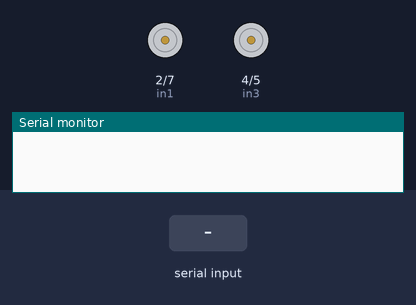
Recording of a sketch running on a simulated Arduino Uno, built with avr-gcc and run on an emulated ATmega328P. On the bench: motor-driver pin pairs drawn as motors (green arrow = first pin HIGH = forward, orange = second pin HIGH = backward, longer = more drive, scaled by the enable pin), the last lines printed to the serial monitor. The test bench sets the inputs (shaded band).

Above: at 1.2 s.
1.3 s: "F" received over Serial
At 2.5 s:
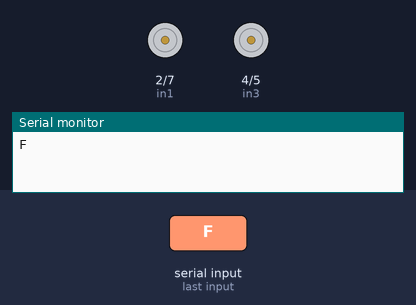
2.8 s: "B" received over Serial
At 3.8 s:
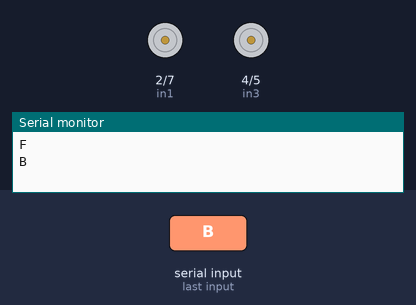
4.3 s: "L" received over Serial
At 5.0 s:
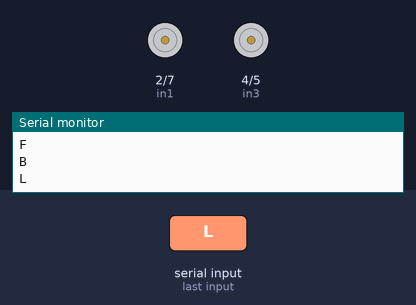
5.8 s: "R" received over Serial
At 6.2 s:
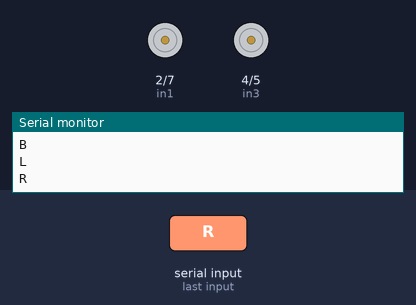
7.3 s: "F" received over Serial
At 8.5 s:
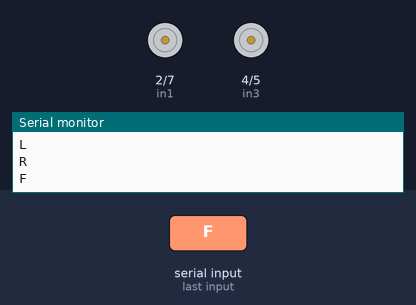
8.8 s: "B" received over Serial
At 9.8 s:
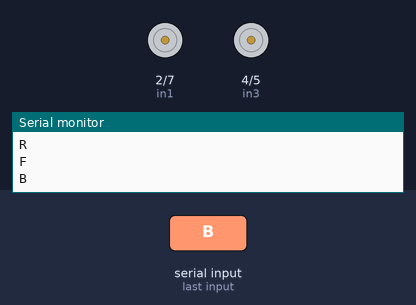
Timing chart, 0 to 11.3 s (numbered marks = the images above; inputs shaded):
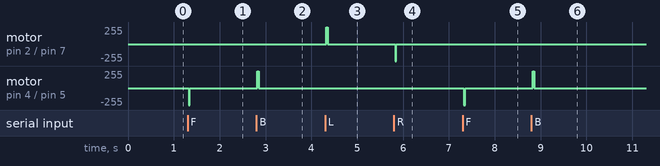

The sketch:

bluetoothCar.ino
```cpp
int enB = 10; // Enable input for back motor
int in3 = 4; // Signal input 3 for back motor
int in4 = 5; // Signal input 4 for back motor

int enA = 3; // Enable input for front motor
int in1 = 2; // Signal input 1 for front motor
int in2 = 7; // Signal input 2 for front motor

char data;

void setup() {
  // Begin the serial commuication with baudrate of 9600
  Serial.begin(9600);

  //Set the pin modes to Output for back motor
  pinMode(enB, OUTPUT);
  pinMode(in3, OUTPUT);
  pinMode(in4, OUTPUT);

  //Set the pin modes to Output for front motor
  pinMode(enA, OUTPUT);
  pinMode(in1, OUTPUT);
  pinMode(in2, OUTPUT);
}

void loop()
{

  //Initalize the back motor
  digitalWrite(in3, LOW);
  digitalWrite(in4, LOW);

  //Initialize the front motor
  digitalWrite(in1, LOW);
  digitalWrite(in2, LOW);

  if(Serial.available() > 0) //Check if any data is being transferred
   {
      data= Serial.read(); // Reading the data received from the bluetooth module

      switch(data)
      {
         case 'F': // Rotate back motor forward
               goForward();
               break;

         case 'B': //Rotate back motor backward
               goBackward();
               break;

         case 'L': //Turn front motor left
                turnLeft();
                break;

         case 'R': //Turn front motor right
                turnRight();
                break;

         case 'S': //Stop both motors
                Stop();
                break;
      }
      Serial.println(data);
   }

    delay(30); //Set delay for 50 milliseconds
//    if(!(Serial.available() > 0)){
//          toCentre(); // Recentering both motors
//    }
    data = '\0'; // Setting the value of data to null character
   // Serial.println(data);

}

void goForward()
{
  analogWrite(enB, 255);
  digitalWrite(in3, LOW);
  digitalWrite(in4, HIGH);
}

void goBackward()
{
   analogWrite(enB, 255);
   digitalWrite(in3, HIGH);
   digitalWrite(in4, LOW);
}

void turnLeft()
{
  analogWrite(enA, 255);
  digitalWrite(in1, HIGH);
  digitalWrite(in2, LOW);
}
void turnRight()
{
  analogWrite(enA, 255);
  digitalWrite(in1, LOW);
  digitalWrite(in2, HIGH);
}
void Stop()
{
  analogWrite(enA, 0);
  analogWrite(enB, 0);
}

void toCentre()
{
  if(data == 'R')
  {
    analogWrite(enA, 255);
    digitalWrite(in1, HIGH);
    digitalWrite(in2, LOW);
    delay(20);
    digitalWrite(in1, LOW);
    digitalWrite(in2, LOW);
  }
  else if(data == 'L')
  {
    analogWrite(enA, 255);
    digitalWrite(in1, LOW);
    digitalWrite(in2, HIGH);
    delay(15);
    digitalWrite(in1, LOW);
    digitalWrite(in2, LOW);
  }

}
```

Measured:
- after the input at 1.3 s, motor on pin 4 (in3) / pin 5 (in4): stopped → backward 255/255 at once, → stopped 0.03 s later
- after the input at 2.8 s, motor on pin 4 (in3) / pin 5 (in4): stopped → forward 255/255 at once, → stopped 0.03 s later
- after the input at 4.3 s, motor on pin 2 (in1) / pin 7 (in2): stopped → forward 255/255 at once, → stopped 0.03 s later
- after the input at 5.8 s, motor on pin 2 (in1) / pin 7 (in2): stopped → backward 255/255 at once, → stopped 0.03 s later
- after the input at 7.3 s, motor on pin 4 (in3) / pin 5 (in4): stopped → backward 255/255 at once, → stopped 0.03 s later
- after the input at 8.8 s, motor on pin 4 (in3) / pin 5 (in4): stopped → forward 255/255 at once, → stopped 0.03 s later
